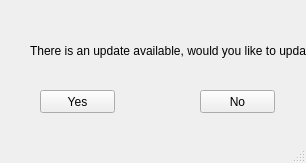
<?xml version="1.0" encoding="UTF-8"?>
<ui version="4.0">
 <class>MainWindow</class>
 <widget class="QMainWindow" name="MainWindow">
  <property name="geometry">
   <rect>
    <x>0</x>
    <y>0</y>
    <width>306</width>
    <height>163</height>
   </rect>
  </property>
  <property name="windowTitle">
   <string>Updater</string>
  </property>
  <widget class="QWidget" name="centralwidget">
   <widget class="QPushButton" name="yes">
    <property name="geometry">
     <rect>
      <x>40</x>
      <y>90</y>
      <width>75</width>
      <height>23</height>
     </rect>
    </property>
    <property name="text">
     <string>Yes</string>
    </property>
   </widget>
   <widget class="QPushButton" name="no">
    <property name="geometry">
     <rect>
      <x>200</x>
      <y>90</y>
      <width>75</width>
      <height>23</height>
     </rect>
    </property>
    <property name="text">
     <string>No</string>
    </property>
   </widget>
   <widget class="QLabel" name="label">
    <property name="geometry">
     <rect>
      <x>30</x>
      <y>20</y>
      <width>311</width>
      <height>61</height>
     </rect>
    </property>
    <property name="text">
     <string>There is an update available, would you like to update?</string>
    </property>
   </widget>
  </widget>
  <widget class="QMenuBar" name="menubar">
   <property name="geometry">
    <rect>
     <x>0</x>
     <y>0</y>
     <width>306</width>
     <height>21</height>
    </rect>
   </property>
  </widget>
  <widget class="QStatusBar" name="statusbar"/>
 </widget>
 <resources/>
 <connections/>
</ui>
